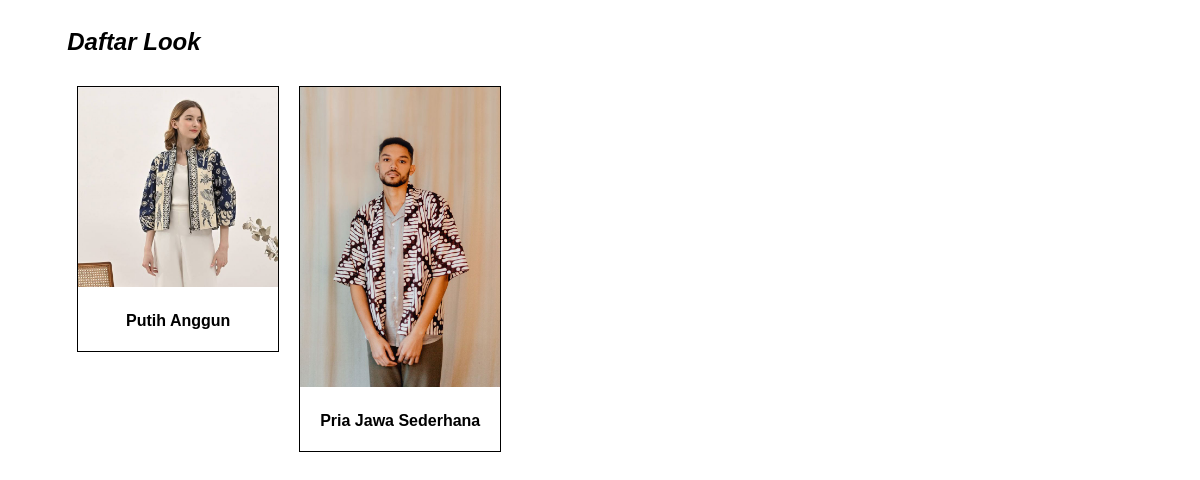
Page /seller/look_list.php on the committed database.
### tables this page shows
CREATE TABLE `looks` (
  `id` int(11) NOT NULL,
  `look_name` varchar(255) DEFAULT NULL,
  `look_image` varchar(255) DEFAULT NULL
);

### seller/look_list.php (the view, shortened to what this page needs)
<?php
include 'config.php';
$query = "SELECT * FROM looks";
$result = mysqli_query($conn, $query);
?>
<!DOCTYPE html>
<html lang="en">
<head>
</head>
<body>
    <div class="container">
        <h2>Daftar Look</h2>
        <div style="display: flex; flex-wrap: wrap;">
            <?php while ($row = mysqli_fetch_assoc($result)) { ?>
                <a href="look_detail.php?id=<?php echo $row['id']; ?>">
                <div class="box-look">
                        <img src="../uploads/look/<?php echo $row['look_image']; ?>" alt="<?php echo $row['look_name']; ?>" style="width: 200px; height: auto;">
                        <h4><?php echo $row['look_name']; ?></h4>
                    </div>
                </a>
            <?php } ?>
        </div>
    </div>
</body>
</html>

### seller/look_list.php (style rules this page uses)
.container { width: 90%; height: fit-content; }
body { font-family: 'Poppins', sans-serif; display: flex; justify-content: center; }
.container h2 { font-weight: 600; font-style: italic; }
.box-look { margin: 10px; text-align: center; width: 200px; border: 1px solid #000; }
.box-look h4 { padding: 0 8px; }
a { color: #000; text-decoration: none; }

### rows in the picture
looks: look_image (picture), look_name "Putih Anggun"
looks: look_image (picture), look_name "Pria Jawa Sederhana"
